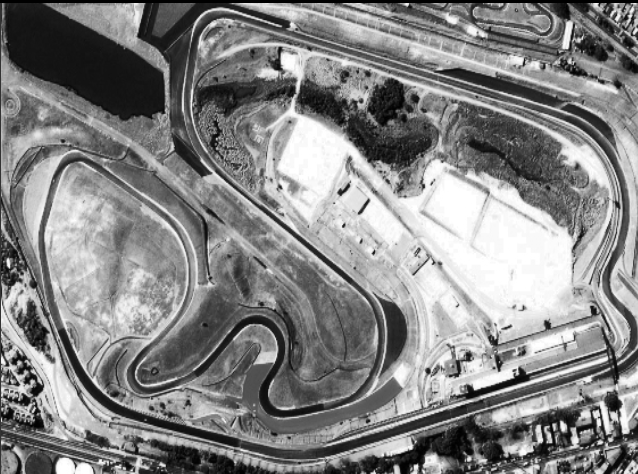
#> input picture Processamento de Imagens/Trabalho 2/Satélite Autódromo.jpg, 638 x 474 px
$ python Trabalho_02_Equipe.py
#> lines starting #> are read from the running program, lines starting #| are printed output that depends on the picture; after the words box and inside, x2 and y2 are one past the last pixel; in counts of white or black regions, pixels touching at a corner belong together
# # UNIVERSIDADE REGIONAL DE BLUMENAU - FURB
# **DISCIPLINA**: Processamento de Imagens
# **ALUNO**: Gabriel Utyama
#
# Roteiro (artigo / trabalho prático): imagem em tons de cinza → chapéu-preto → equalização
# → limiarização → operadores morfológicos → sobreposição. Ajustes marcam melhor a pista.

# %%
import cv2
import numpy as np
import matplotlib.pyplot as plt
from pathlib import Path


def _script_dir() -> Path:
    try:
        return Path(__file__).resolve().parent
    except NameError:
        return Path.cwd()


def find_satellite_jpg() -> Path:
    names = ("Satélite Autódromo.jpg", "Satelite Autodromo.jpg")
    dirs: list[Path] = []
    for d in (_script_dir(), Path.cwd().resolve()):
        if d not in dirs:
            dirs.append(d)
    repo_sub = Path.cwd() / "Processamento de Imagens" / "Trabalho 2"
    if repo_sub.is_dir():
        r = repo_sub.resolve()
        if r not in dirs:
            dirs.append(r)
    for directory in dirs:
        for name in names:
            p = (directory / name).resolve()
            if p.is_file():
                return p
    raise FileNotFoundError(
        "Imagem não encontrada. Coloque 'Satélite Autódromo.jpg' numa destas pastas:\n"
        + "\n".join(f"  - {d}" for d in dirs)
    )


def imread_bgr(path: Path) -> np.ndarray:
    path = Path(path).resolve()
    if not path.is_file():
        raise FileNotFoundError(f"Arquivo não encontrado: {path}")
    data = np.fromfile(str(path), dtype=np.uint8)
    if data.size == 0:
        raise FileNotFoundError(f"Arquivo vazio: {path}")
    img = cv2.imdecode(data, cv2.IMREAD_COLOR)
#> img is the input picture: shape (474, 638, 3); min 0, max 255, mean 133.2
    if img is None or img.size == 0:
        raise ValueError(f"OpenCV não decodificou a imagem (formato inválido?): {path}")
    return img


def show_img(title, img, cmap=None):
    plt.figure(figsize=(10, 8))
    plt.title(title)
    if cmap is not None:
        plt.imshow(img, cmap=cmap)
    else:
        plt.imshow(cv2.cvtColor(img, cv2.COLOR_BGR2RGB) if img.ndim == 3 else img, cmap="gray")
    plt.axis("off")
    plt.show()


# [5 lines left out: function black_hat_disk, not called in this run]


def remove_small_objects(mask_bool: np.ndarray, min_size: int) -> np.ndarray:
    if not np.any(mask_bool):
        return mask_bool
    u8 = mask_bool.astype(np.uint8) * 255
    n, labels, stats, _ = cv2.connectedComponentsWithStats(u8, connectivity=8)
    out = np.zeros_like(mask_bool, dtype=bool)
    for i in range(1, n):
        if stats[i, cv2.CC_STAT_AREA] >= min_size:
            out |= labels == i
    return out


def largest_component(mask_bool: np.ndarray) -> np.ndarray:
    if not np.any(mask_bool):
        return mask_bool
    mask_u8 = mask_bool.astype(np.uint8) * 255
    n, labels, stats, _ = cv2.connectedComponentsWithStats(mask_u8, connectivity=8)
    if n <= 1:
        return mask_bool
    areas = stats[1:, cv2.CC_STAT_AREA]
    best = 1 + int(np.argmax(areas))
    return labels == best


def score_track_shape(mask_bool: np.ndarray) -> float:
    """Quanto maior, mais 'fio' longo (pista); blocos compactos (arquibancada) têm valor menor."""
    if not np.any(mask_bool):
        return -1.0
    u8 = mask_bool.astype(np.uint8) * 255
    contours, _ = cv2.findContours(u8, cv2.RETR_EXTERNAL, cv2.CHAIN_APPROX_SIMPLE)
    if not contours:
        return -1.0
    cnt = max(contours, key=cv2.contourArea)
    area = float(cv2.contourArea(cnt))
    if area < 100:
        return -1.0
    peri = cv2.arcLength(cnt, True)
    return (peri * peri) / area


def select_track_component(mask_bool: np.ndarray, h: int, w: int) -> np.ndarray:
    """
    Entre componentes com área plausível, escolhe o mais parecido com pista (perímetro²/área alto).
    Evita ficar só na arquibancada (blob compacto com maior área).
    """
    u8 = mask_bool.astype(np.uint8) * 255
    n, labels, stats, _ = cv2.connectedComponentsWithStats(u8, connectivity=8)
    img_area = h * w
    min_a = max(800, int(0.0035 * img_area))
    max_a = int(0.48 * img_area)
    best_lab = -1
    best_sc = -1.0
    for i in range(1, n):
        area = int(stats[i, cv2.CC_STAT_AREA])
        if not (min_a <= area <= max_a):
            continue
        comp = labels == i
        sc = score_track_shape(comp)
        if sc > best_sc:
            best_sc = sc
            best_lab = i
    if best_lab < 0:
        return largest_component(mask_bool)
    return labels == best_lab


def morph_pipeline(thresh_bool: np.ndarray, h: int, w: int, bh_radius: int) -> np.ndarray:
    """Mesma cadeia morfológica do artigo (área → dilata/erode cruz → área → fechamento)."""
    min_area_1 = max(500, int(h * w * 0.00012))
    areaclose1 = remove_small_objects(thresh_bool, min_size=min_area_1)
    kernel_cross = cv2.getStructuringElement(cv2.MORPH_CROSS, (3, 3))
    u = areaclose1.astype(np.uint8) * 255
    u = cv2.dilate(u, kernel_cross, iterations=2)
    u = cv2.erode(u, kernel_cross, iterations=1)
    eroded_bool = u > 0
    min_area_2 = max(100, int(h * w * 0.00005))
    final_bool = remove_small_objects(eroded_bool, min_size=min_area_2)
    close_k = cv2.getStructuringElement(cv2.MORPH_ELLIPSE, (max(5, bh_radius // 2) * 2 + 1,) * 2)
    closed_u8 = cv2.morphologyEx(final_bool.astype(np.uint8) * 255, cv2.MORPH_CLOSE, close_k, iterations=2)
    return closed_u8 > 0


def search_percentile_for_track(
    histeq: np.ndarray, h: int, w: int, bh_radius: int
) -> tuple[np.ndarray, float, str]:
    """
    Testa vários percentis (máscara mais larga que antes): inclui a pista inteira no candidato.
    Escolhe o percentil que maximiza o 'formato de pista' após a morfologia.
    """
    best_mask: np.ndarray | None = None
    best_score = -1.0
    best_p = 70
    for p in range(62, 93, 2):
        t = float(np.percentile(histeq, p))
        tb = histeq >= t
        m = morph_pipeline(tb, h, w, bh_radius)
        cand = select_track_component(m, h, w)
        if not np.any(cand):
            continue
        sc = score_track_shape(cand)
        if sc > best_score:
            best_score = sc
            best_mask = cand
            best_p = p
    if best_mask is None:
        tb, val, mode = threshold_track_mask(histeq)
        m = morph_pipeline(tb, h, w, bh_radius)
        best_mask = select_track_component(m, h, w)
        return best_mask, val, f"fallback {mode}"
    t_best = float(np.percentile(histeq, best_p))
    return best_mask, t_best, f"percentil {best_p}% (score forma={best_score:.0f})"


# [46 lines left out: function threshold_track_mask, not called in this run]


def refine_track_outline(mask_bool: np.ndarray) -> np.ndarray:
    """
    Suaviza o contorno da maior região: remove serrilhado do limiar mantendo o formato do circuito.
    """
    u8 = mask_bool.astype(np.uint8) * 255
    contours, _ = cv2.findContours(u8, cv2.RETR_EXTERNAL, cv2.CHAIN_APPROX_NONE)
    if not contours:
        return mask_bool
    cnt = max(contours, key=cv2.contourArea)
    peri = cv2.arcLength(cnt, True)
    eps = max(1.0, 0.0012 * peri)
    approx = cv2.approxPolyDP(cnt, eps, True)
    out = np.zeros_like(u8)
    cv2.drawContours(out, [approx], -1, 255, thickness=-1)
    return out > 0


# %% [markdown]
# ## 1. Obtenção da imagem e conversão para tons de cinza
#
# Toda a detecção usa apenas a **imagem em escala de cinza** (como no roteiro do artigo).

# %%
IMAGE_PATH = find_satellite_jpg()
print(f"Usando imagem: {IMAGE_PATH}")

img_bgr = imread_bgr(IMAGE_PATH)
img_rgb = cv2.cvtColor(img_bgr, cv2.COLOR_BGR2RGB)

h, w = img_bgr.shape[:2]
#> h = 474; w = 638
print(f"Resolução: {w}×{h}")
#| Resolução: 638×474

img_gray = cv2.cvtColor(img_bgr, cv2.COLOR_BGR2GRAY)
show_img("Imagem original (satélite)", img_bgr)
show_img("Imagem em tons de cinza (entrada do pipeline)", img_gray, cmap="gray")

# %% [markdown]
# ## 2. Pré-processamento
#
# 1. Suavização Gaussiana (reduz ruído de alta frequência, telhados “quebram” menos o chapéu-preto).
# 2. **Chapéu-preto** (`MORPH_BLACKHAT`, elemento em disco): realça feições mais escuras que o entorno (faixa de asfalto).
# 3. **Equalização de histograma** (`equalizeHist`), como no artigo — espalha o contraste para facilitar o limiar.

# %%
# Raio do disco: artigo usa ~5; em imagens grandes, escala com a resolução (largura da pista em pixels)
bh_radius = max(5, min(h, w) // 60)
#> bh_radius = 7
kernel_disk = cv2.getStructuringElement(cv2.MORPH_ELLIPSE, (2 * bh_radius + 1, 2 * bh_radius + 1))

img_blur = cv2.GaussianBlur(img_gray, (5, 5), 0)
closeth = cv2.morphologyEx(img_blur, cv2.MORPH_BLACKHAT, kernel_disk)
histeq = cv2.equalizeHist(closeth)
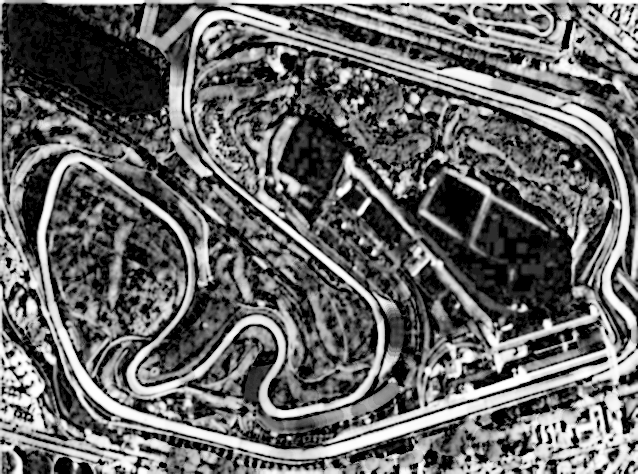
#> histeq: shape (474, 638); min 0, max 255, mean 102.7

show_img(f"Após chapéu-preto (disco ≈ raio {bh_radius})", closeth, cmap="gray")
show_img("Após equalização de histograma (subm)", histeq, cmap="gray")

# %% [markdown]
# ## 3. Limiarização e pós-processamento morfológico
#
# 1. **Busca em percentis** (62–92%) em `histeq`: máscara mais ampla que a regra de “só 7% da imagem”, para incluir a faixa de asfalto.
# 2. Para cada percentil: **remove_small_objects** → **dilata/erode cruz** → **remove_small_objects** → **fechamento** (como no artigo).
# 3. **Seleção do circuito** pelo maior **perímetro²/área** entre componentes de área plausível — a pista é um anel longo; arquibancada é compacta.
# 4. Escolhe o percentil que maximiza esse “score de forma”.
# 5. **Refino do contorno** (`approxPolyDP`).

# %%
mask_bool, thr_used, thr_mode = search_percentile_for_track(histeq, h, w, bh_radius)
#> the loop in search_percentile_for_track, `for p in range(62, 93, 2):` made 16 passes
#> (t, sc, best_score) on passes 1 to 2: (135, 32.64, 32.64), (139, 33.82, 33.82)
#> (t, sc, best_score) on pass 4: (152, 71.19, 71.19)
#> pass 1, in search_percentile_for_track, `tb = histeq >= t`:
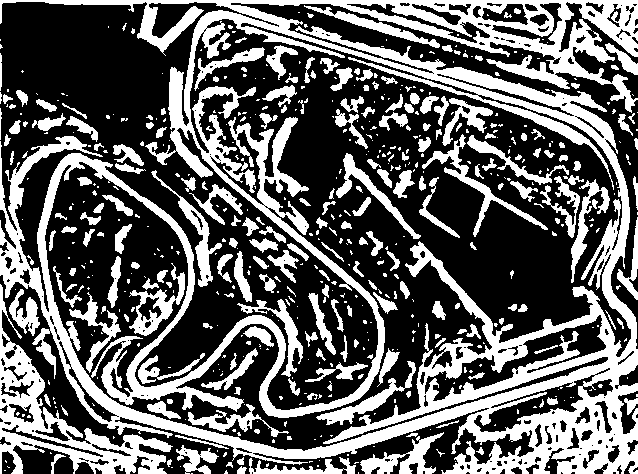
#> tb: shape (474, 638) bool; 38.2% white; 585 white regions (369 under 20 px), largest, box (x1, y1, x2, y2) and area: (0, 0, 638, 474) 70575, (0, 284, 173, 474) 6807, (422, 134, 548, 237) 1371
#> pass 1, in remove_small_objects, `n, labels, stats, _ = cv2.connectedComponentsWithStats(u8, connectivit..`:
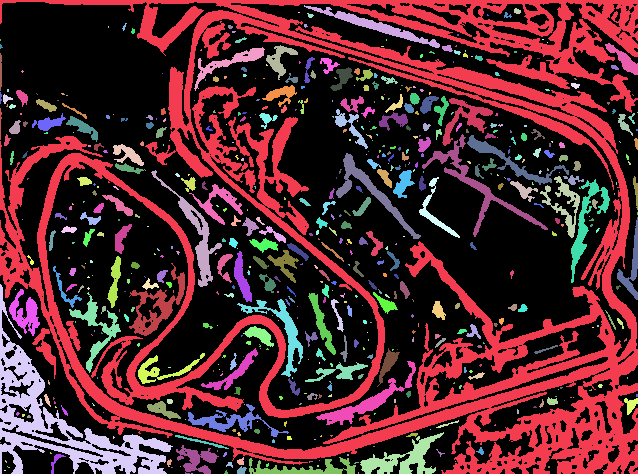
#> labels: shape (474, 638) int32; 586 distinct labels, from 0 to 585; one colour per label, 0 black
#> pass 1, in morph_pipeline, `areaclose1 = remove_small_objects(thresh_bool, min_size=min_area_1)`:
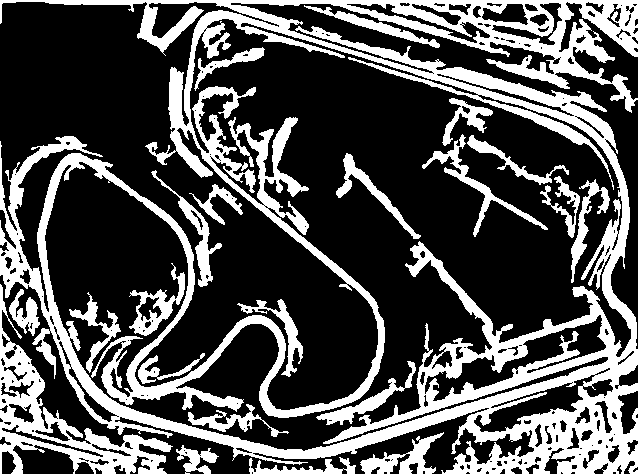
#> areaclose1: shape (474, 638) bool; 31.4% white; 22 white regions, largest, box (x1, y1, x2, y2) and area: (0, 0, 638, 474) 70575, (0, 284, 173, 474) 6807, (422, 134, 548, 237) 1371
#> after the loop in search_percentile_for_track, `for p in range(62, 93, 2):`: best_mask: shape (474, 638) bool; 15.1% white; 1 white region, box (x1, y1, x2, y2) and area: (37, 0, 638, 474) 45632
#> after the loop in search_percentile_for_track, `for p in range(62, 93, 2):`: cand: shape (474, 638) bool; 2.9% white; 1 white region, box (x1, y1, x2, y2) and area: (314, 104, 638, 457) 8634
#> after the loop in search_percentile_for_track, `for p in range(62, 93, 2):`:
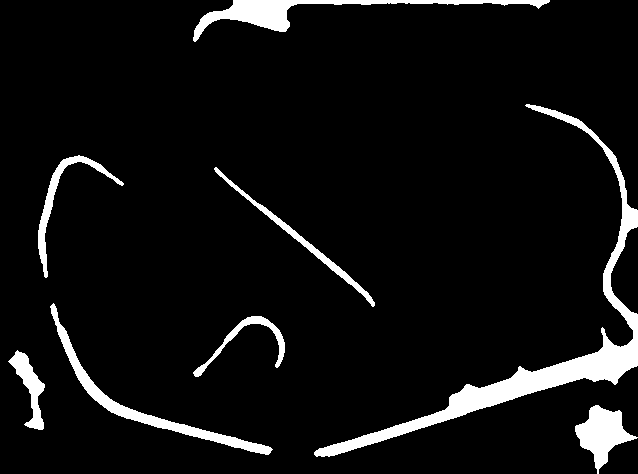
#> m: shape (474, 638) bool; 6.8% white; 8 white regions, largest, box (x1, y1, x2, y2) and area: (314, 104, 638, 457) 8634, (193, 0, 550, 42) 3015, (50, 303, 273, 455) 2617
#> after the loop in search_percentile_for_track, `for p in range(62, 93, 2):`:
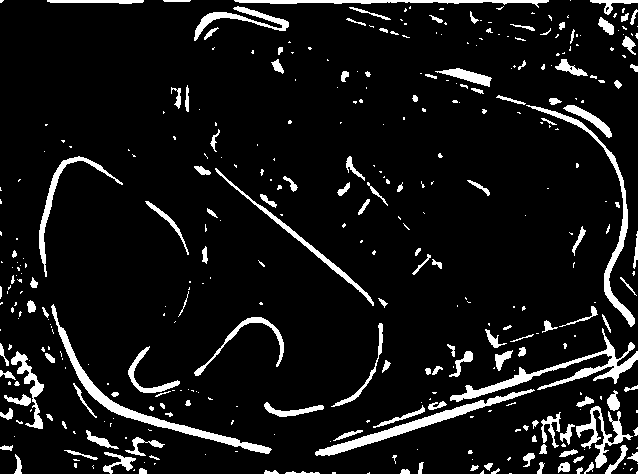
#> tb: shape (474, 638) bool; 8.4% white; 380 white regions (237 under 20 px), largest, box (x1, y1, x2, y2) and area: (51, 304, 272, 454) 2062, (450, 328, 638, 402) 1933, (315, 389, 535, 456) 1706
#> after the loop in search_percentile_for_track, `for p in range(62, 93, 2):`: best_p = 84; best_score = 595.2
#> in search_percentile_for_track, `t_best = float(np.percentile(histeq, best_p))`: t_best = 204
#> thr_used = 204; thr_mode = 'percentil 84% (score forma=595)'
mask_bool = refine_track_outline(mask_bool)
#> in refine_track_outline, `u8 = mask_bool.astype(np.uint8) * 255`: u8: shape (474, 638); 15.1% white; 1 white region
#> in refine_track_outline, `contours, _ = cv2.findContours(u8, cv2.RETR_EXTERNAL, cv2.CHAIN_APPROX..`: contours = 1 contour; box (x1, y1, x2, y2) and area: (37, 0, 638, 474) 65082
#> in refine_track_outline, `cnt = max(contours, key=cv2.contourArea)`: cnt = contour of 5401 points, box (x1, y1, x2, y2) (37, 0, 638, 474), area 65082
#> in refine_track_outline, `peri = cv2.arcLength(cnt, True)`: peri = 6224
#> in refine_track_outline, `eps = max(1.0, 0.0012 * peri)`: eps = 7.47
#> in refine_track_outline, `approx = cv2.approxPolyDP(cnt, eps, True)`: approx = contour of 98 points, box (x1, y1, x2, y2) (37, 0, 638, 474), area 67317
#> in refine_track_outline, `cv2.drawContours(out, [approx], -1, 255, thickness=-1)`: out: shape (474, 638); 23.1% white; 1 white region, box (x1, y1, x2, y2) and area: (37, 0, 638, 474) 69949

final_feat = mask_bool.astype(np.uint8) * 255

print(f"Limiar: {thr_mode} | valor≈{thr_used:.1f} | disco raio={bh_radius}")
#| Limiar: percentil 84% (score forma=595) | valor≈204.0 | disco raio=7
show_img("Feição detectada (máscara da pista)", final_feat, cmap="gray")

# %% [markdown]
# ## 4. Resultado — sobreposição em vermelho

# %%
overlay = img_rgb.copy().astype(np.float32)
overlay[mask_bool] = [255, 0, 0]
alpha = 0.55
result_rgb = (alpha * overlay + (1.0 - alpha) * img_rgb.astype(np.float32)).astype(np.uint8)
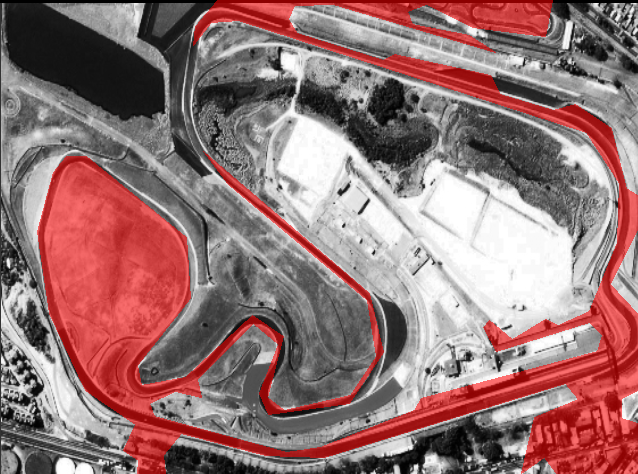
#> result_rgb: shape (474, 638, 3); mean R, G, B 149.4, 116.9, 116.9

plt.figure(figsize=(14, 12))
plt.title("Sobreposição da pista detectada (vermelho)")
plt.imshow(result_rgb)
plt.axis("off")
plt.show()

$ run again, with Processamento de Imagens/Trabalho 2/Satélite Autódromo2.jpg copied over Processamento de Imagens/Trabalho 2/Satélite Autódromo.jpg
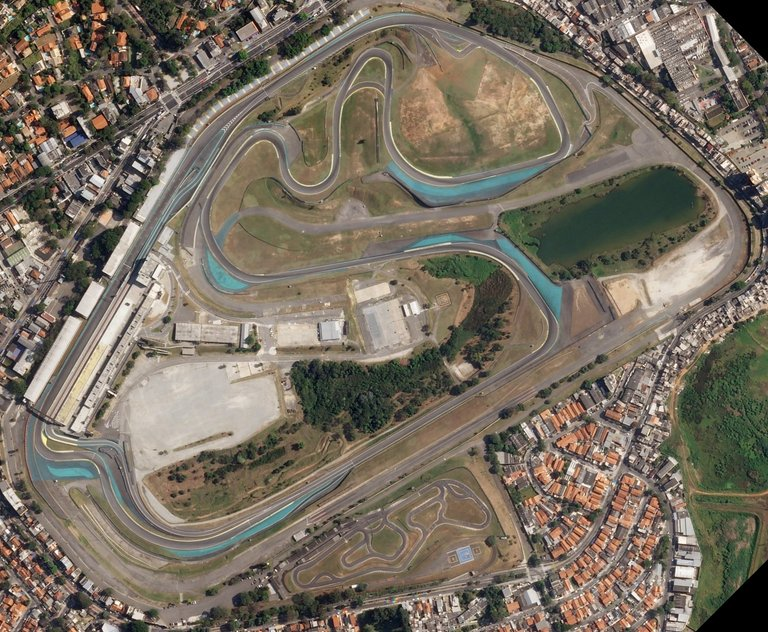
#> input picture Processamento de Imagens/Trabalho 2/Satélite Autódromo2.jpg, 768 x 632 px
#> in imread_bgr, img is the input picture: shape (632, 768, 3); mean B, G, R 97.7, 111.1, 120.3
#| Resolução: 768×632
#> the loop in search_percentile_for_track, `for p in range(62, 93, 2):` made 16 passes
#> (t, sc, best_score) on pass 1: (147, 224.9, 224.9)
#> pass 1, in morph_pipeline, `areaclose1 = remove_small_objects(thresh_bool, min_size=min_area_1)`:
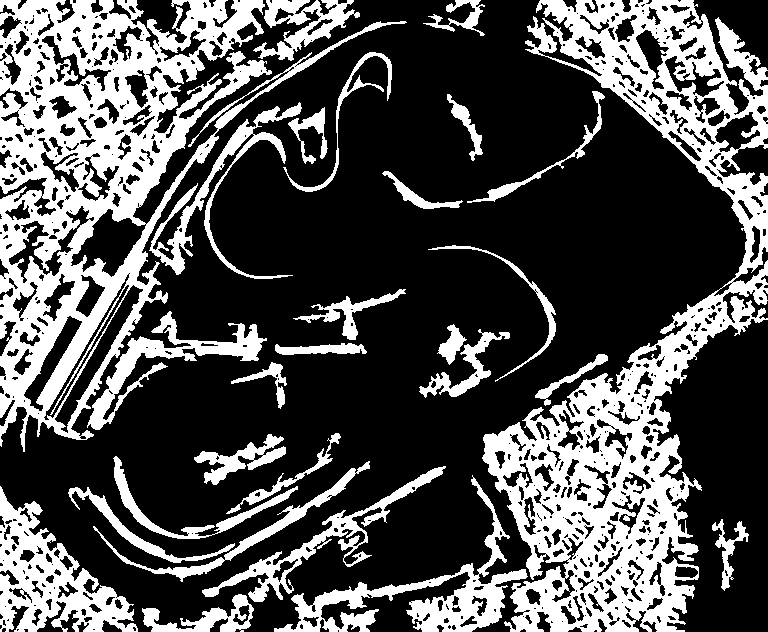
#> areaclose1: shape (632, 768) bool; 31.9% white; 28 white regions, largest, box (x1, y1, x2, y2) and area: (482, 0, 768, 632) 55216, (0, 0, 407, 452) 49503, (0, 486, 138, 632) 8205
#> after the loop in search_percentile_for_track, `for p in range(62, 93, 2):`: best_p = 62; best_score = 224.9
#> t_best = 147
#> thr_mode = 'percentil 62% (score forma=225)'
#> in refine_track_outline, `contours, _ = cv2.findContours(u8, cv2.RETR_EXTERNAL, cv2.CHAIN_APPROX..`: contours = 1 contour; box (x1, y1, x2, y2) and area: (0, 0, 768, 632) 135804
#> cnt = contour of 4805 points, box (x1, y1, x2, y2) (0, 0, 768, 632), area 135804
#> in refine_track_outline, `peri = cv2.arcLength(cnt, True)`: peri = 5526.1
#> eps = 6.63
#> approx = contour of 105 points, box (x1, y1, x2, y2) (0, 0, 768, 632), area 137222
#> out: shape (632, 768); 28.8% white; 1 white region, box (x1, y1, x2, y2) and area: (0, 0, 768, 632) 139572
#| Limiar: percentil 62% (score forma=225) | valor≈147.0 | disco raio=10
#> `result_rgb = (alpha * overlay + (1.0 - alpha) * img_rgb.astype(np.floa..`:
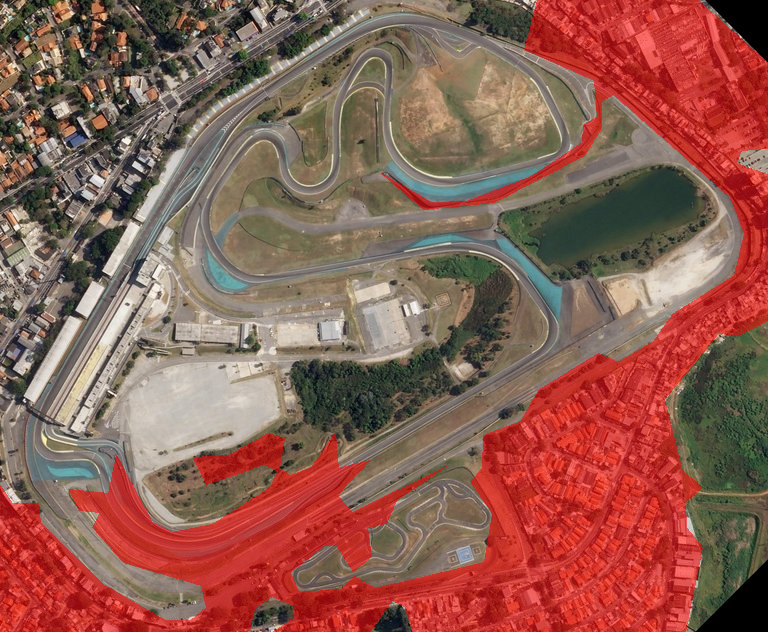
#> result_rgb: shape (632, 768, 3); mean R, G, B 141.1, 93.7, 82
